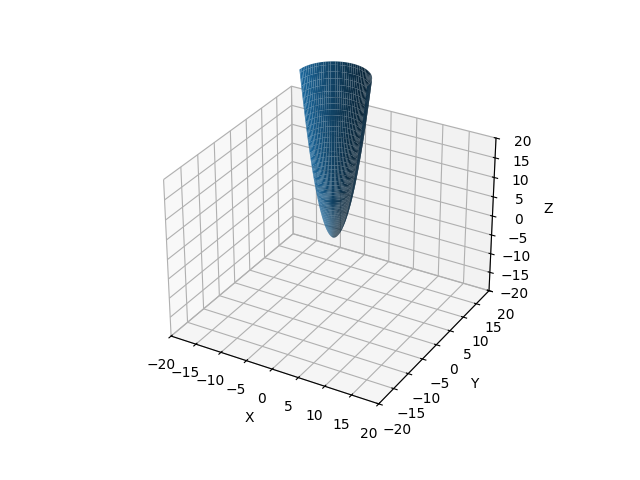

The Python source for this figure:
import numpy as np
import matplotlib.pyplot as plt

fig , ax = plt.subplots(subplot_kw={"projection": "3d"})
edge = 20
phi = np.linspace(0 , 2*np.pi, 100)#одинаковые параметры при линкспейс 
theta = np.linspace(0 , np.pi, 100)


x = np.outer(phi, np.cos(theta))
y = np.outer(phi, np.sin(theta))
z = np.outer( phi**2,np.ones(np.size(theta))) # спроси Байга 
ax.set_xlim3d([-edge , edge])
ax.set_xlabel('X')
ax.set_ylim3d([-edge , edge])
ax.set_ylabel('Y')
ax.set_zlim3d([-edge , edge])
ax.set_zlabel('Z')
ax.plot_surface(x,y,z)

plt.savefig("paraboloid.png")